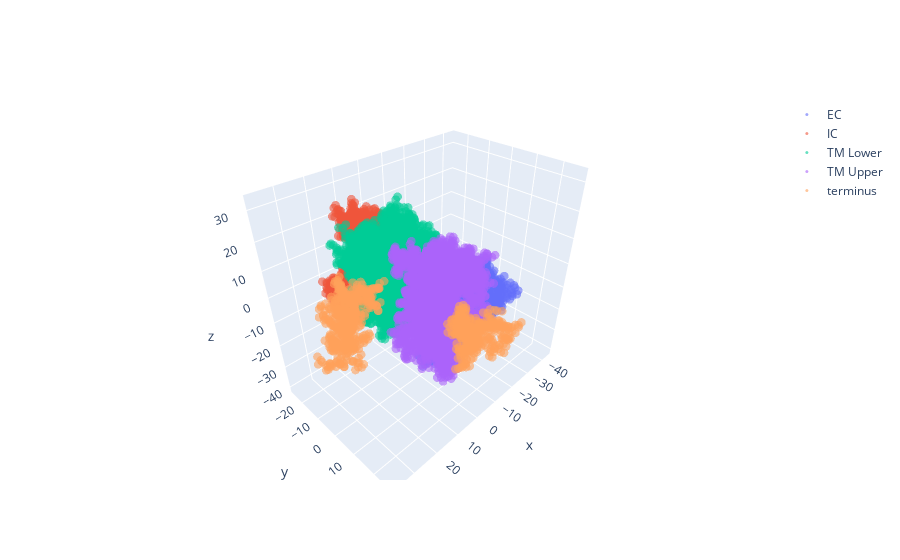

Write notebook code for a chart like this one.
### Code cell
# Plot and visualize the domains 
fig = go.Figure()
for domain in np.unique(data_df.domain):
    fig.add_trace(go.Scatter3d(
        x = data_df.iloc[np.where(data_df.domain == domain)].x, 
        y = data_df.iloc[np.where(data_df.domain == domain)].y, 
        z = data_df.iloc[np.where(data_df.domain == domain)].z, 
        name = domain, 
        mode = 'markers'
    ))
fig.update_traces( marker=dict(size=3, opacity = 0.6))
# fig.update_layout(legend_title_text = "Contestant")
fig.show()

### Figure 1 — Plotly figure (JSON) as saved in the notebook; plotly's stock layout.template omitted (floating-point values rounded to 4 significant figures; data arrays with more than 128 entries replaced by an {"elided": "..."} marker saying what was removed)
{"data": [{"marker": {"opacity": 0.6, "size": 3}, "mode": "markers", "name": "EC", "type": "scatter3d", "x": {"elided": "912 float values"}, "y": {"elided": "912 float values"}, "z": {"elided": "912 float values"}}, {"marker": {"opacity": 0.6, "size": 3}, "mode": "markers", "name": "IC", "type": "scatter3d", "x": {"elided": "504 float values"}, "y": {"elided": "504 float values"}, "z": {"elided": "504 float values"}}, {"marker": {"opacity": 0.6, "size": 3}, "mode": "markers", "name": "TM Lower", "type": "scatter3d", "x": {"elided": "2382 float values"}, "y": {"elided": "2382 float values"}, "z": {"elided": "2382 float values"}}, {"marker": {"opacity": 0.6, "size": 3}, "mode": "markers", "name": "TM Upper", "type": "scatter3d", "x": {"elided": "2538 float values"}, "y": {"elided": "2538 float values"}, "z": {"elided": "2538 float values"}}, {"marker": {"opacity": 0.6, "size": 3}, "mode": "markers", "name": "terminus", "type": "scatter3d", "x": {"elided": "865 float values"}, "y": {"elided": "865 float values"}, "z": {"elided": "865 float values"}}], "layout": {}}
